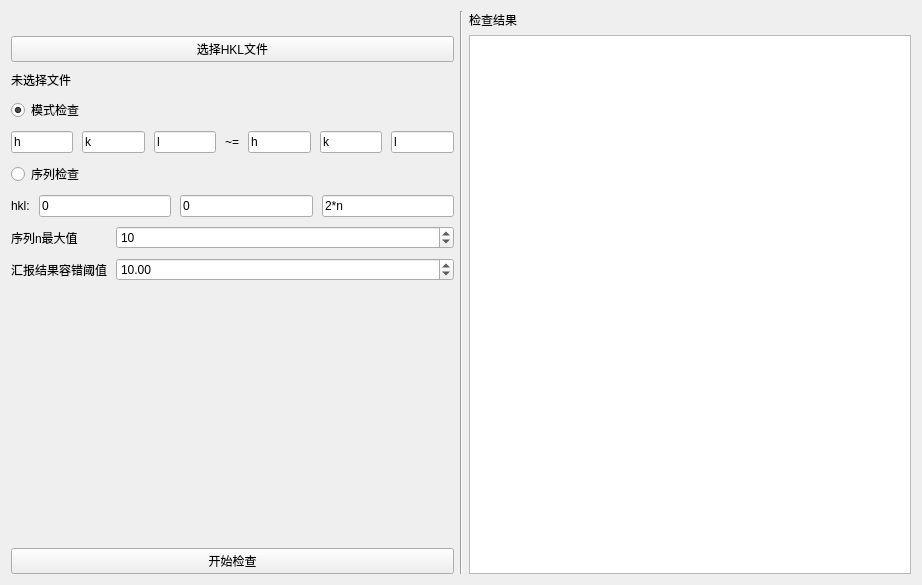
<?xml version="1.0" encoding="UTF-8"?>
<ui version="4.0">
    <class>tabhklchecker</class>
    <widget class="QWidget" name="tabhklchecker">
        <property name="geometry">
            <rect>
                <x>0</x>
                <y>0</y>
                <width>922</width>
                <height>585</height>
            </rect>
        </property>
        <property name="windowTitle">
            <string>Form</string>
        </property>
        <layout class="QHBoxLayout" name="horizontalLayout_2" stretch="1,0,1">
            <item>
                <layout class="QVBoxLayout" name="vL_check_1" stretch="0,0,0,0,0,0,0">
                    <property name="spacing">
                        <number>9</number>
                    </property>
                    <property name="topMargin">
                        <number>25</number>
                    </property>
                    <item>
                        <widget class="QPushButton" name="pB_check_choose">
                            <property name="text">
                                <string>选择HKL文件</string>
                            </property>
                        </widget>
                    </item>
                    <item>
                        <widget class="QLabel" name="l_check_status">
                            <property name="text">
                                <string>未选择文件</string>
                            </property>
                        </widget>
                    </item>
                    <item>
                        <layout class="QVBoxLayout" name="vL_check_method">
                            <item>
                                <widget class="QRadioButton" name="rB_check_pattern">
                                    <property name="text">
                                        <string>模式检查</string>
                                    </property>
                                    <property name="checked">
                                        <bool>true</bool>
                                    </property>
                                </widget>
                            </item>
                            <item>
                                <layout class="QHBoxLayout" name="hL_check_pattern">
                                    <item>
                                        <widget class="QLineEdit" name="lE_check_h1">
                                            <property name="text">
                                                <string>h</string>
                                            </property>
                                        </widget>
                                    </item>
                                    <item>
                                        <widget class="QLineEdit" name="lE_check_k1">
                                            <property name="text">
                                                <string>k</string>
                                            </property>
                                        </widget>
                                    </item>
                                    <item>
                                        <widget class="QLineEdit" name="lE_check_l1">
                                            <property name="text">
                                                <string>l</string>
                                            </property>
                                        </widget>
                                    </item>
                                    <item>
                                        <widget class="QLabel" name="l_check_pattern">
                                            <property name="text">
                                                <string>~=</string>
                                            </property>
                                        </widget>
                                    </item>
                                    <item>
                                        <widget class="QLineEdit" name="lE_check_h2">
                                            <property name="text">
                                                <string>h</string>
                                            </property>
                                        </widget>
                                    </item>
                                    <item>
                                        <widget class="QLineEdit" name="lE_check_k2">
                                            <property name="text">
                                                <string>k</string>
                                            </property>
                                        </widget>
                                    </item>
                                    <item>
                                        <widget class="QLineEdit" name="lE_check_l2">
                                            <property name="text">
                                                <string>l</string>
                                            </property>
                                        </widget>
                                    </item>
                                </layout>
                            </item>
                            <item>
                                <widget class="QRadioButton" name="rB_check_seq">
                                    <property name="text">
                                        <string>序列检查</string>
                                    </property>
                                </widget>
                            </item>
                            <item>
                                <layout class="QHBoxLayout" name="hL_check_seq">
                                    <item>
                                        <widget class="QLabel" name="l_check_seq">
                                            <property name="text">
                                                <string>hkl:</string>
                                            </property>
                                            <property name="alignment">
                                                <set>Qt::AlignLeading|Qt::AlignLeft|Qt::AlignVCenter</set>
                                            </property>
                                        </widget>
                                    </item>
                                    <item>
                                        <widget class="QLineEdit" name="lE_check_seqh">
                                            <property name="text">
                                                <string>0</string>
                                            </property>
                                        </widget>
                                    </item>
                                    <item>
                                        <widget class="QLineEdit" name="lE_check_seqk">
                                            <property name="text">
                                                <string>0</string>
                                            </property>
                                        </widget>
                                    </item>
                                    <item>
                                        <widget class="QLineEdit" name="lE_check_seql">
                                            <property name="text">
                                                <string>2*n</string>
                                            </property>
                                        </widget>
                                    </item>
                                </layout>
                            </item>
                        </layout>
                    </item>
                    <item>
                        <layout class="QFormLayout" name="fL_check">
                            <item row="1" column="0">
                                <widget class="QLabel" name="l_check_conf_level">
                                    <property name="text">
                                        <string>汇报结果容错阈值</string>
                                    </property>
                                </widget>
                            </item>
                            <item row="1" column="1">
                                <widget class="QDoubleSpinBox" name="dSB_check_conf_level">
                                    <property name="maximum">
                                        <double>50.000000000000000</double>
                                    </property>
                                    <property name="value">
                                        <double>10.000000000000000</double>
                                    </property>
                                </widget>
                            </item>
                            <item row="0" column="0">
                                <widget class="QLabel" name="l_check_n">
                                    <property name="text">
                                        <string>序列n最大值</string>
                                    </property>
                                </widget>
                            </item>
                            <item row="0" column="1">
                                <widget class="QSpinBox" name="sB_check_n">
                                    <property name="maximum">
                                        <number>50</number>
                                    </property>
                                    <property name="value">
                                        <number>10</number>
                                    </property>
                                </widget>
                            </item>
                        </layout>
                    </item>
                    <item>
                        <spacer name="verticalSpacer">
                            <property name="orientation">
                                <enum>Qt::Vertical</enum>
                            </property>
                            <property name="sizeHint" stdset="0">
                                <size>
                                    <width>20</width>
                                    <height>40</height>
                                </size>
                            </property>
                        </spacer>
                    </item>
                    <item>
                        <widget class="QLabel" name="l_check_result">
                            <property name="text">
                                <string/>
                            </property>
                        </widget>
                    </item>
                    <item>
                        <layout class="QHBoxLayout" name="hL_check_bt">
                            <item>
                                <widget class="QPushButton" name="pB_check_start">
                                    <property name="text">
                                        <string>开始检查</string>
                                    </property>
                                </widget>
                            </item>
                        </layout>
                    </item>
                </layout>
            </item>
            <item>
                <widget class="Line" name="line">
                    <property name="orientation">
                        <enum>Qt::Vertical</enum>
                    </property>
                </widget>
            </item>
            <item>
                <layout class="QVBoxLayout" name="vL_check_2" stretch="0,0">
                    <item>
                        <widget class="QLabel" name="l_check_hkl">
                            <property name="text">
                                <string>检查结果</string>
                            </property>
                        </widget>
                    </item>
                    <item>
                        <widget class="QTextBrowser" name="tB_check_view"/>
                    </item>
                </layout>
            </item>
        </layout>
    </widget>
    <resources/>
    <connections/>
</ui>
